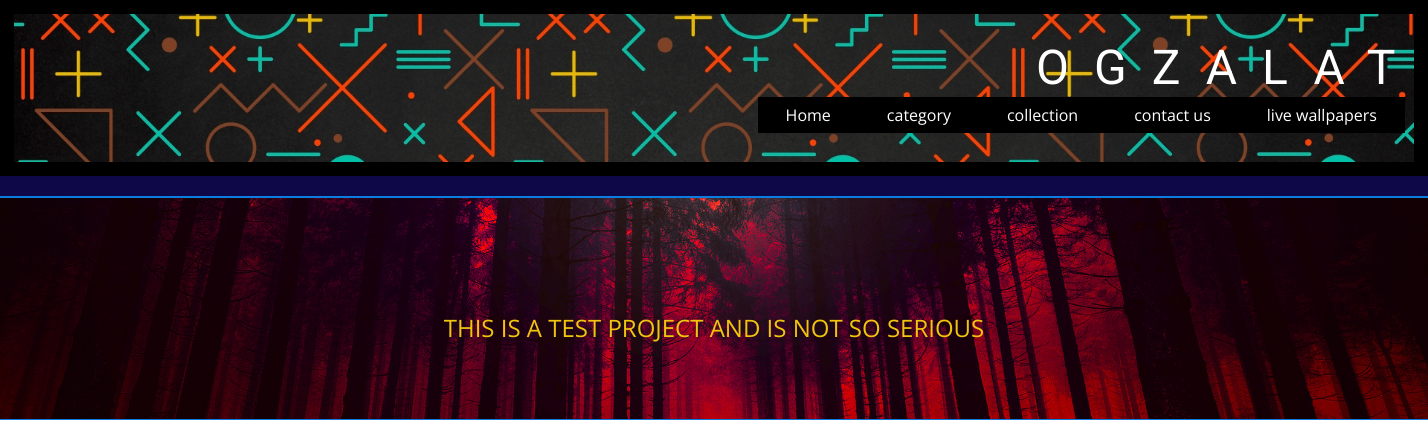
The page /abstract/ on the database as committed earlier.
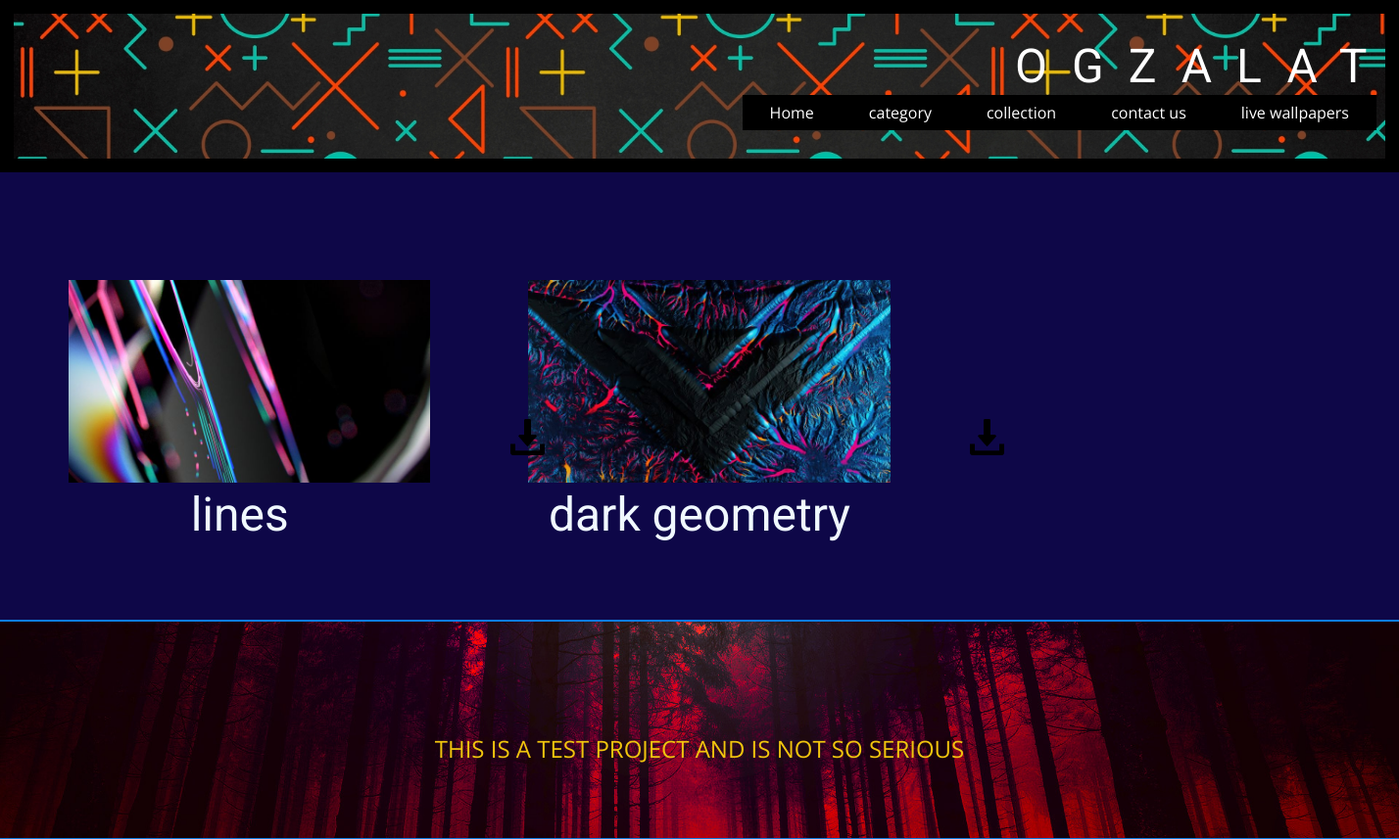
The same page on the database as committed later.
### wallpaper/models.py (models this page shows)
class Wallpaper(models.Model):
    title = models.CharField(max_length=225)
    image = models.ImageField(upload_to='image/')
    Wallpaper=models.ImageField(upload_to='walls/')
    created_time = models.DateTimeField(auto_now=True)
    CATEGORY = [
        ('GAMES' , 'Games'),
        ('NATURE' , 'Nature'),
        ('ABSTRACT' , 'Abstract'),
        ('CARS' , 'Cars'),
        ('ANIMALS' , 'Animals') ,
        ('ARCHITECTURE' , 'Architecture'),
        ('SPACE' , 'Space'),
        ('RANDOM' , 'Random'),
    ]
    category = models.CharField(max_length=15, choices=CATEGORY , default='Random')
    def __str__(self) :
        return self.title

### wallpaper/views.py (the view)
# urls.py: path('abstract/',views.abstract,name='abstract'),
def abstract(request,):
    wall = Wallpaper.objects.all()
    context = {
        "photolist" : wall,
        "photocount" : wall.count()
    }
    return render(request ,'walls/category/abstract.html',context)

### templates/walls/category/abstract.html (shortened to what this page needs)
<!DOCTYPE html>
{% load static %}
<html style="font-size: 16px;" lang="en"><head>
    <link rel="stylesheet" href="{% static 'nicepage.css' %} " media="screen">
<link rel="stylesheet" href="{% static 'games.css' %} " media="screen">
</head>
  <body class="u-body u-xl-mode" data-lang="en"><header class="u-border-14 u-border-black u-clearfix u-header u-image u-header" id="sec-b83f" data-image-width="1920" data-image-height="1080"><div class="u-clearfix u-sheet u-sheet-1">
        <h3 class="u-text u-text-body-alt-color u-text-1">
          <span style="font-size: 48px;">OGZALAT</span>
        </h3>
        <nav class="u-menu u-menu-dropdown u-offcanvas u-menu-1">
          <div class="u-custom-menu u-nav-container">
            <ul class="u-nav u-unstyled u-nav-1"><li class="u-nav-item"><a class="u-active-black u-black u-button-style u-hover-palette-1-base u-nav-link u-text-active-white u-text-hover-white" href="{% url 'wall:home' %}" style="padding: 10px 28px;">Home</a>
</li><li class="u-nav-item"><a class="u-active-black u-black u-button-style u-hover-palette-1-base u-nav-link u-text-active-white u-text-hover-white" href="Home.html" style="padding: 10px 28px;">category</a><div class="u-nav-popup"><ul class="u-h-spacing-20 u-nav u-unstyled u-v-spacing-10">
</li>
</ul>
</div>
</li><li class="u-nav-item"><a class="u-active-black u-black u-button-style u-hover-palette-1-base u-nav-link u-text-active-white u-text-hover-white" href="{% url 'wall:collection' %}" style="padding: 10px 28px;">collection</a>
</li><li class="u-nav-item"><a class="u-active-black u-black u-button-style u-hover-palette-1-base u-nav-link u-text-active-white u-text-hover-white" href="{% url 'wall:contact' %}" style="padding: 10px 28px;">contact us</a>
</li><li class="u-nav-item"><a class="u-active-black u-black u-button-style u-hover-palette-1-base u-nav-link u-text-active-white u-text-hover-white" style="padding: 10px 28px;">live wallpapers</a>
</li></ul>
          </div>
      </div></header>
<div id="dofr">
    <div class="grid-container">
                {% if photolist %}
                    {% for concert in photolist %}
                      {% if concert.category == 'ABSTRACT'%}
                        <div class="grid-item">
                          <img class="image image1"  src="{{ concert.image.url }}" alt="">
                          <img class="image image2" src="{% static 'images/22.png' %}" alt="">
                          <h2 id="lok">{{ concert }}</h2>
                        </div>
                      {%endif%}
                    {%endfor%}
                {% endif %}
        </div>
      </div>
    <footer class="u-align-center u-clearfix u-custom-color-1 u-footer u-footer" id="sec-8606"><img class="u-expanded-width u-image u-image-default u-image-1" src="{% static 'images/wallpapersden.com_red-forest_1920x1080.jpg' %}" alt="" data-image-width="1920" data-image-height="1080"><p class="u-small-text u-text u-text-palette-3-base u-text-variant u-text-1">THIS IS A TEST PROJECT AND IS NOT SO SERIOUS</p></footer>
</body>
</html>

Rows that differ between the two databases and show on the page:
added Wallpaper: image (picture), title "lines"
added Wallpaper: image (picture), title "dark geometry"
